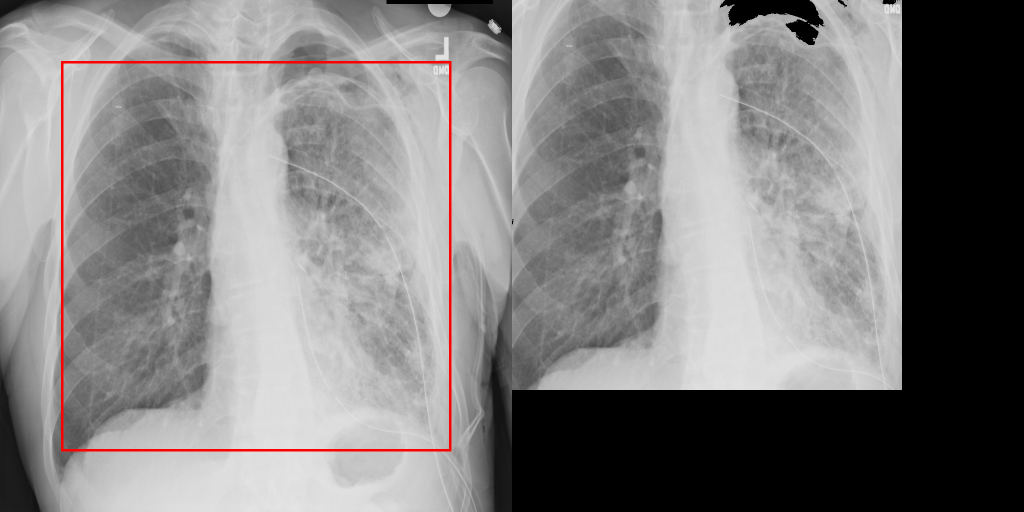
#> input picture roi_visualizations/individual_samples/00002275_007.png_roi.png, 2048 x 1024 px (shown at 1/2 size)
$ python -i roi_extraction.py   (imports and definitions only)
#> lines starting #> are read from the running program, lines starting #| are printed output that depends on the picture; after the words box and inside, x2 and y2 are one past the last pixel; in counts of white or black regions, pixels touching at a corner belong together
#> further down, picture is the input picture: PIL image 2048x1024 RGB; mean R, G, B 131.1, 129.2, 129.2
"""
ROI Extraction and lung-field masking for NIH ChestX-ray14.

Strategy (aligned with literature, e.g. Aslani et al. arXiv:2208.10320):
- Crop to chest-centered region (center crop or contour-based).
- Apply a body/lung-field mask so pixels outside the anatomical region are set to 0.
  This prevents shortcut learning on borders, corners, and text (model is forced to
  use lung-area features). Used in UCL pipeline and CheXmask-style preprocessing.
"""

from __future__ import annotations
from typing import Tuple
import cv2
import numpy as np
from PIL import Image, ImageOps

# Optimize OpenCV
# [1 line not run here, left out]


def _apply_body_mask(image: Image.Image) -> Image.Image:
    """
    Zero out only small dark blobs in the four corners (padding/artifacts). Never touch lung.

    Method: Otsu → dark pixels; connected components. Zero only if (1) small, (2) touches border,
    AND (3) component centroid is in a corner (outer 12% of image). This avoids any black in lung.
    """
    original_mode = image.mode
    arr = np.array(image.convert("L"))
    h, w = arr.shape
    total_pixels = h * w

    _, binary_dark = cv2.threshold(arr, 0, 255, cv2.THRESH_BINARY_INV + cv2.THRESH_OTSU)
    num_labels, labels, stats, _ = cv2.connectedComponentsWithStats(
        binary_dark, connectivity=8
    )

    max_remove_ratio = 0.05   # Only small blobs (up to 5% of image)
    corner_margin = 0.12      # Centroid must be in outer 12% (true corner), not along full edge
    mask = np.ones((h, w), dtype=np.uint8)

    for i in range(1, num_labels):
        area = stats[i, cv2.CC_STAT_AREA]
        if area > total_pixels * max_remove_ratio:
            continue
        # Centroid from bounding box
        x = stats[i, cv2.CC_STAT_LEFT]
        y = stats[i, cv2.CC_STAT_TOP]
        bw = stats[i, cv2.CC_STAT_WIDTH]
        bh = stats[i, cv2.CC_STAT_HEIGHT]
        cx = x + bw / 2.0
        cy = y + bh / 2.0
        # Only zero if centroid is in one of the four corners (not along full edge where lung can be)
        in_left = cx < w * corner_margin
        in_right = cx > w * (1 - corner_margin)
        in_top = cy < h * corner_margin
        in_bottom = cy > h * (1 - corner_margin)
        in_corner = (in_left or in_right) and (in_top or in_bottom)
        ys, xs = np.where(labels == i)
        touches_border = (
            np.any(xs == 0) or np.any(xs == w - 1) or np.any(ys == 0) or np.any(ys == h - 1)
        )
        if touches_border and in_corner:
            mask[labels == i] = 0

    # Apply mask

    if image.mode == "RGB":
        out = np.array(image)
        out[mask == 0, :] = 0
        return Image.fromarray(out)
    out = arr.copy()
    out[mask == 0] = 0
    return Image.fromarray(out, mode="L").convert(original_mode)

def extract_lung_roi(
    image: Image.Image,
    apply_mask: bool = True,
) -> Tuple[Image.Image, Tuple[int, int, int, int]]:
    """
    ROI extraction optimized for NIH Chest X-ray 14 dataset.

    Strategy (aligned with literature to reduce shortcut learning):
    1. Crop to chest-centered region (contour-based or center crop).
    2. If apply_mask is True, zero out border-touching dark regions so the model
       cannot use corners/borders/text; forces focus on lung-area features.
    """
#> called with apply_mask = True
    original_mode = image.mode
    img_w, img_h = image.size

    # For NIH dataset: Default to center crop (removes ~12% margin from each side)
    # This removes artifacts (hospital tags, borders) while keeping lungs
    default_margin = 0.12
    margin_w = int(img_w * default_margin)
    margin_h = int(img_h * default_margin)
    default_bbox = (margin_w, margin_h, img_w - 2*margin_w, img_h - 2*margin_h)

    # Try to detect lung regions for refinement
    try:
        # Resize for faster processing
        scale_factor = 256.0 / max(img_w, img_h)
        small_w = int(img_w * scale_factor)
        small_h = int(img_h * scale_factor)
        small_img = image.resize((small_w, small_h), resample=Image.Resampling.BILINEAR)
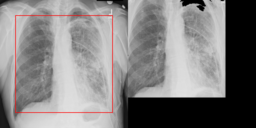
#> small_img: PIL image 256x128 RGB; mean R, G, B 131.1, 129.2, 129.2
        small_arr = np.array(small_img.convert("L"))

        # Adaptive thresholding (works better than Otsu for varying contrast)
        binary = cv2.adaptiveThreshold(
            small_arr, 255, cv2.ADAPTIVE_THRESH_GAUSSIAN_C,
            cv2.THRESH_BINARY, 11, 2
        )
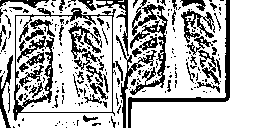
#> binary: shape (128, 256); 72.3% white; 236 black regions (182 under 20 px), largest, box (x1, y1, x2, y2) and area: (13, 8, 116, 121) 1483, (130, 0, 168, 95) 1050, (128, 0, 230, 128) 928

        # Invert if needed (lungs are typically dark)
        center_val = binary[small_h // 2, small_w // 2]
#> center_val = 255
        corner_vals = [binary[0, 0], binary[0, -1], binary[-1, 0], binary[-1, -1]]
#> corner_vals = [255, 255, 255, 255]
        if np.mean(corner_vals) > 200 and center_val < 100:
            binary = 255 - binary

        # Morphological cleanup
        kernel = cv2.getStructuringElement(cv2.MORPH_RECT, (5, 5))
        binary = cv2.morphologyEx(binary, cv2.MORPH_OPEN, kernel, iterations=1)
#> binary: shape (128, 256); 47.3% white; 59 white regions (1 under 20 px), largest, box (x1, y1, x2, y2) and area: (131, 0, 256, 128) 5903, (136, 2, 225, 98) 2240, (52, 25, 106, 112) 1757
        binary = cv2.morphologyEx(binary, cv2.MORPH_CLOSE, kernel, iterations=2)
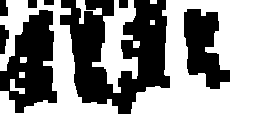
#> binary: shape (128, 256); 59.1% white; 8 black regions

        # Find contours
        contours, _ = cv2.findContours(binary, cv2.RETR_EXTERNAL, cv2.CHAIN_APPROX_SIMPLE)
#> contours = 9 contours, 2 with area under 20; largest, box (x1, y1, x2, y2) and area: (0, 0, 256, 128) 18486, (92, 0, 138, 93) 1796, (76, 0, 102, 24) 153, (10, 79, 25, 94) 80, (133, 41, 140, 48) 34, (20, 57, 27, 63) 30, (19, 72, 25, 78) 25

        # Filter and collect valid lung candidates
        valid_candidates = []
        center_x, center_y = small_w // 2, small_h // 2

        for c in contours:
            x, y, w, h = cv2.boundingRect(c)
            area = cv2.contourArea(c)

            # Size filter: must be at least 1% of image
            if area < (small_w * small_h * 0.01):
                continue

            # Shape filter: reject extreme aspect ratios
            if h > 0:
                aspect = w / float(h)
                if aspect < 0.2 or aspect > 4.0:
                    continue

            # Centrality: prefer regions near center (where lungs are)
            box_cx = x + w // 2
            box_cy = y + h // 2
            dist_from_center = np.sqrt((center_x - box_cx)**2 + (center_y - box_cy)**2)
            max_dist = np.sqrt(small_w**2 + small_h**2) / 2
            centrality = 1.0 - (dist_from_center / max_dist)

            # Score: area * centrality^2
            score = area * (centrality ** 2)

            # Keep if score is reasonable
            if score > (small_w * small_h * 0.002):
                valid_candidates.append((x, y, w, h))
#> this loop made 9 passes
#> (x, y, w, h, area, aspect, box_cx, box_cy) on passes 7, 9: (92, 0, 46, 93, 1795.5, 0.495, 115, 46), (0, 0, 256, 128, 18486, 2, 128, 64)
#> after the loop, valid_candidates = [(92, 0, 46, 93), (0, 0, 256, 128)]

        # If we found valid candidates, use them
        if valid_candidates:
            # Union strategy: merge all valid candidates
            x_min = min([c[0] for c in valid_candidates])
#> x_min = 0
            y_min = min([c[1] for c in valid_candidates])
#> y_min = 0
            x_max = max([c[0] + c[2] for c in valid_candidates])
#> x_max = 256
            y_max = max([c[1] + c[3] for c in valid_candidates])
#> y_max = 128

            # Scale back to original size
            scale = 1.0 / scale_factor
            x = int(x_min * scale)
            y = int(y_min * scale)
            w = int((x_max - x_min) * scale)
#> w = 2048
            h = int((y_max - y_min) * scale)
#> h = 1024

            # Add padding
            pad_x = int(w * 0.05)
#> pad_x = 102
            pad_y = int(h * 0.05)
#> pad_y = 51
            x = max(0, x - pad_x)
            y = max(0, y - pad_y)
            w = min(img_w - x, w + 2*pad_x)
            h = min(img_h - y, h + 2*pad_y)

            # Check if detected ROI is reasonable
            crop_ratio = (w * h) / (img_w * img_h)
#> crop_ratio = 1

            # If ROI is too small (< 5%) or too large (> 80%), use center crop instead
            if 0.05 <= crop_ratio <= 0.80:
                # Detected ROI is reasonable - use it
                # Make it square for neural network
                center_x_roi = x + w // 2
                center_y_roi = y + h // 2
                square_size = max(w, h)

                new_x = center_x_roi - square_size // 2
                new_y = center_y_roi - square_size // 2

                # Ensure within bounds
                new_x = max(0, min(new_x, img_w - square_size))
                new_y = max(0, min(new_y, img_h - square_size))

                crop_x1 = max(0, new_x)
                crop_y1 = max(0, new_y)
                crop_x2 = min(img_w, new_x + square_size)
                crop_y2 = min(img_h, new_y + square_size)

                cropped = image.crop((crop_x1, crop_y1, crop_x2, crop_y2))

                # Pad if needed (simple black padding for speed - this is only during preprocessing)
                if cropped.size[0] < square_size or cropped.size[1] < square_size:
                    pad_l = (square_size - cropped.size[0]) // 2
                    pad_t = (square_size - cropped.size[1]) // 2
                    pad_r = square_size - cropped.size[0] - pad_l
                    pad_b = square_size - cropped.size[1] - pad_t
                    cropped = ImageOps.expand(cropped, border=(pad_l, pad_t, pad_r, pad_b), fill=0)

                if cropped.mode != original_mode:
                    cropped = cropped.convert(original_mode)
                if apply_mask:
                    cropped = _apply_body_mask(cropped)
                return cropped, (new_x, new_y, square_size, square_size)

    except Exception:
        # If detection fails, fall through to center crop
        pass

    # Default: Use intelligent center crop (removes artifacts, keeps lungs)
    # This is actually GOOD for NIH dataset because:
    # 1. Images are already well-centered
    # 2. Removes edge artifacts (hospital tags, borders)
    # 3. Focuses on central chest region where lungs are
    cropped = image.crop((
        default_bbox[0],
        default_bbox[1],
        default_bbox[0] + default_bbox[2],
        default_bbox[1] + default_bbox[3]
    ))
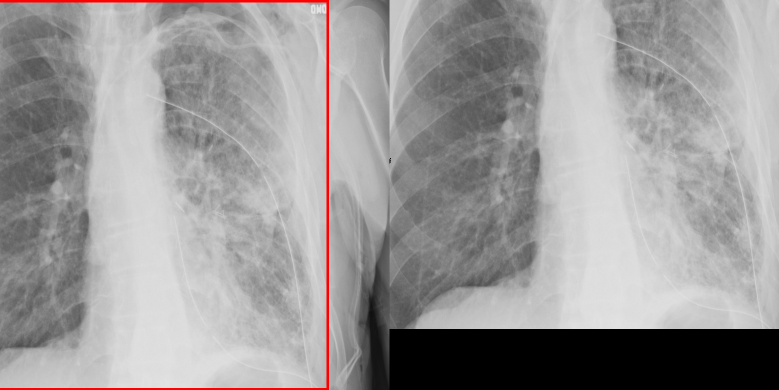
#> cropped: PIL image 1558x780 RGB (shown at 1/2 size); mean R, G, B 155.7, 153.7, 153.7

    # Make it square
    w, h = cropped.size
    square_size = max(w, h)

    # Center the square crop (simple black padding for speed)
    pad_w = (square_size - w) // 2
    pad_h = (square_size - h) // 2
    cropped = ImageOps.expand(cropped, border=(pad_w, pad_h,
                                               square_size - w - pad_w,
                                               square_size - h - pad_h), fill=0)
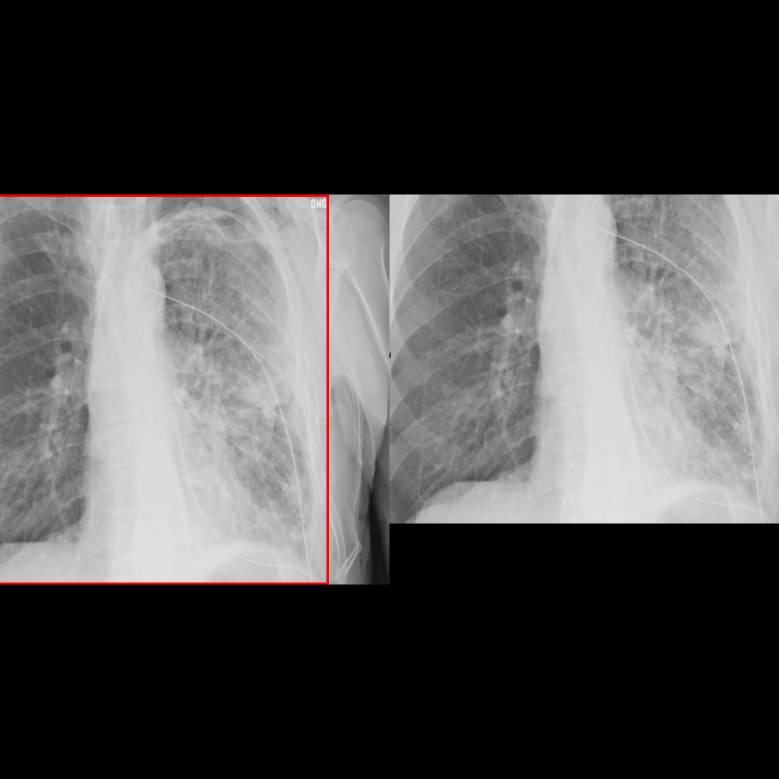
#> cropped: PIL image 1558x1558 RGB (shown at 1/2 size); mean R, G, B 78, 76.9, 76.9

    if cropped.mode != original_mode:
        cropped = cropped.convert(original_mode)
    if apply_mask:
        cropped = _apply_body_mask(cropped)
#> in _apply_body_mask, `_, binary_dark = cv2.threshold(arr, 0, 255, cv2.THRESH_BINARY_INV + cv..`:
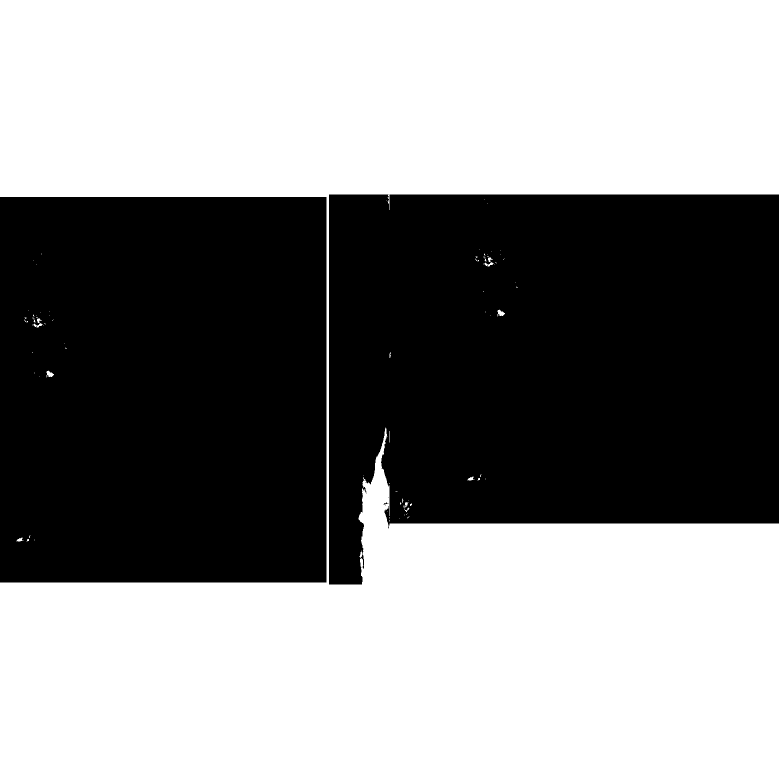
#> binary_dark: shape (1558, 1558) (shown at 1/2 size); 54.8% white; 9 black regions (7 under 20 px), largest, box (x1, y1, x2, y2) and area: (658, 389, 1558, 1169) 594015, (0, 394, 653, 1165) 503044
#> in _apply_body_mask, `num_labels, labels, stats, _ = cv2.connectedComponentsWithStats( binar..`:
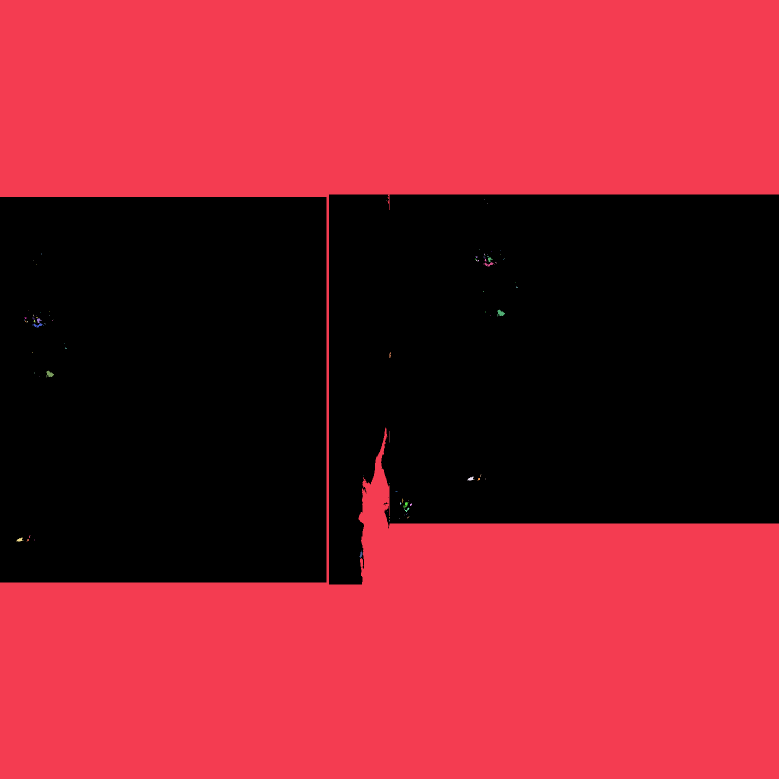
#> labels: shape (1558, 1558) int32 (shown at 1/2 size); 91 distinct labels, from 0 to 90; one colour per label, 0 black
#> in _apply_body_mask, `num_labels, labels, stats, _ = cv2.connectedComponentsWithStats( binar..`: num_labels = 91; stats = 91 rows, first 6: [0, 389, 1558, 780, 1097083], [0, 0, 1558, 1558, 1329207], [968, 399, 1, 1, 1], [772, 401, 1, 1, 1], [974, 407, 1, 1, 1], [958, 498, 1, 1, 1]
#> the loop in _apply_body_mask, `for i in range(1, num_labels):` made 90 passes
#> (area, x, y, bw, bh, cx, cy, in_left) on passes 16, 24, 31: (48, 976, 515, 9, 9, 980.5, 519.5, False), (78, 967, 524, 20, 9, 977, 528.5, False), (122, 995, 619, 15, 14, 1002.5, 626, False)
    return cropped, default_bbox

>>> from PIL import Image
>>> picture = Image.open('../../roi_visualizations/individual_samples/00002275_007.png_roi.png')
>>> result = extract_lung_roi(picture)

$ run again, on roi_visualizations/individual_samples/00003446_008.png_roi.png
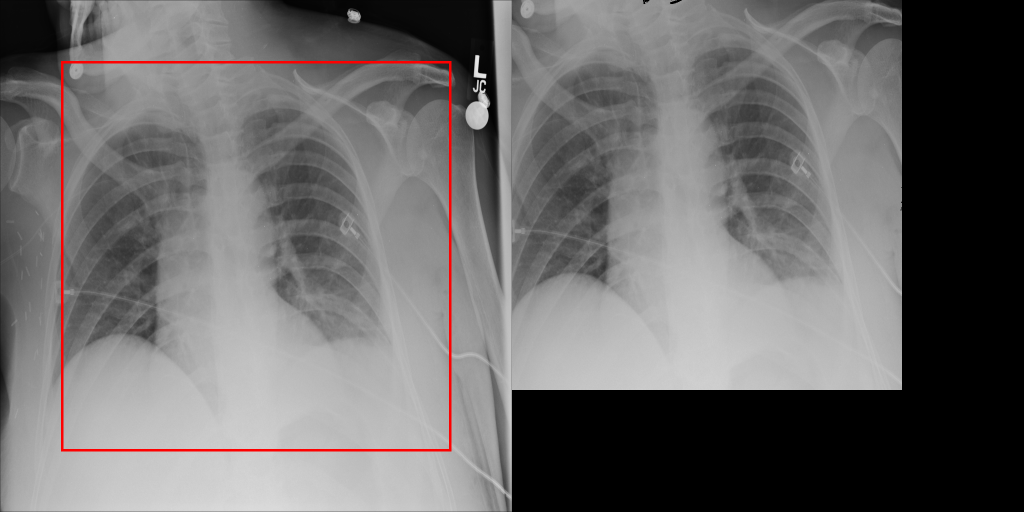
#> input picture roi_visualizations/individual_samples/00003446_008.png_roi.png, 2048 x 1024 px (shown at 1/2 size)
#> picture is the input picture: PIL image 2048x1024 RGB; mean R, G, B 108.8, 106.9, 106.9
#> in extract_lung_roi, `binary = cv2.adaptiveThreshold( small_arr, 255, cv2.ADAPTIVE_THRESH_GA..`:
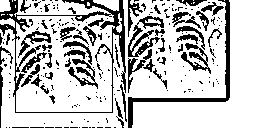
#> binary: shape (128, 256); 76.5% white; 223 black regions (175 under 20 px), largest, box (x1, y1, x2, y2) and area: (0, 0, 126, 113) 1799, (128, 0, 230, 128) 972, (128, 16, 164, 57) 506
#> center_val = 0
#> corner_vals = [255, 255, 0, 255]
#> contours = 2 contours; box (x1, y1, x2, y2) and area: (0, 0, 256, 128) 25672, (125, 37, 130, 43) 20
#> the loop in extract_lung_roi, `for c in contours:` made 2 passes
#> (x, y, w, h, area, aspect, box_cx, box_cy) on pass 2: (0, 0, 256, 128, 25671.5, 2, 128, 64)
#> after the loop in extract_lung_roi, `for c in contours:`: valid_candidates = [(0, 0, 256, 128)]
#> x_min = 0
#> x_max = 256
#> y_max = 128
#> in extract_lung_roi, `w = int((x_max - x_min) * scale)`: w = 2048
#> in extract_lung_roi, `h = int((y_max - y_min) * scale)`: h = 1024
#> pad_x = 102
#> pad_y = 51
#> crop_ratio = 1
#> binary_dark: shape (1558, 1558); 55.6% white; 78 black regions (72 under 20 px), largest, box (x1, y1, x2, y2) and area: (0, 389, 1558, 1169) 1077819, (702, 389, 728, 424) 458, (700, 426, 713, 452) 139, (885, 665, 897, 679) 90, (927, 635, 934, 644) 26, (25, 757, 32, 766) 26
#> in _apply_body_mask, `num_labels, labels, stats, _ = cv2.connectedComponentsWithStats( binar..`:
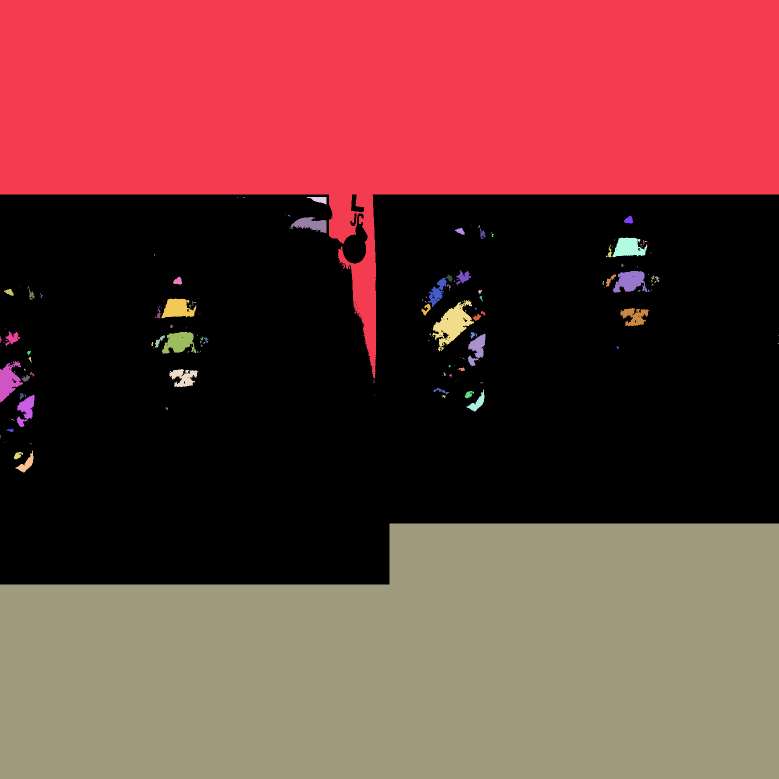
#> labels: shape (1558, 1558) int32 (shown at 1/2 size); 221 distinct labels, from 0 to 220; one colour per label, 0 black
#> num_labels = 221; stats = 221 rows, first 6: [0, 389, 1558, 780, 1078760], [0, 0, 1558, 756, 621024], [474, 394, 2, 1, 2], [486, 394, 4, 1, 4], [613, 394, 40, 15, 331], [570, 428, 1, 1, 1]
#> the loop in _apply_body_mask, `for i in range(1, num_labels):` made 220 passes
#> (area, x, y, bw, bh, cx, cy) on passes 4, 7, 9: (331, 613, 394, 40, 15, 633, 401.5), (192, 1248, 431, 18, 16, 1257, 439), (1329, 581, 434, 72, 33, 617, 450.5)
